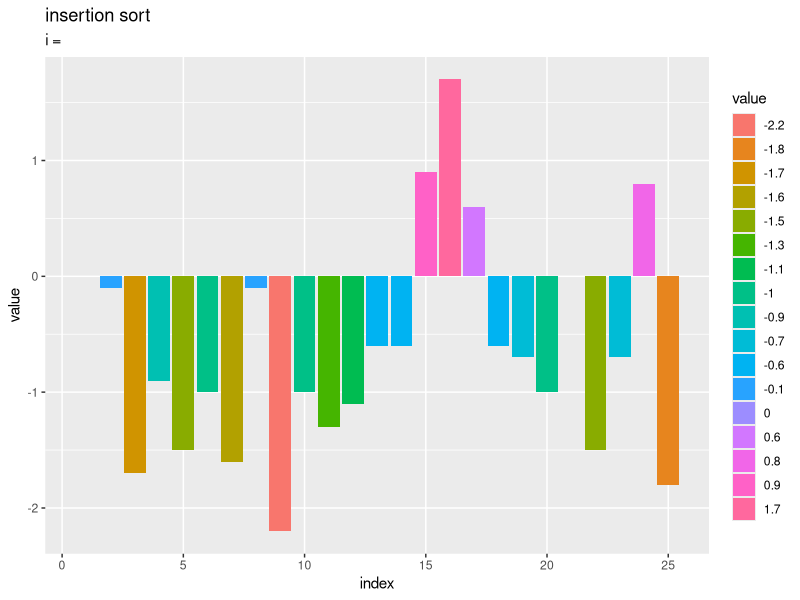

Write R code to recreate this figure. (Note: this script raises an error after producing the figure.)

# 12.3 挿入ソート --------------------------------------------------------------

# 利用パッケージ
library(tidyverse)
library(gganimate)

# チェック用
library(ggplot2)


# 実装 ----------------------------------------------------------------------

# 挿入ソートの実装
insertion_sort <- function(vec) {
  
  # 要素数を取得
  N <- length(vec)
  
  # 要素ごとに処理
  for(i in 2:N) { # (1番目は不要)
    
    # i番目の値を取得
    val <- vec[i]
    
    # i番目から逆順に挿入位置jを探索:(j ≤ i)
    for(j in (i-1):0) { # (i番目は不要・0番目は挿入処理との兼ね合い用)
      
      # j番目とi番目の値を大小比較
      if(j <= 0) {
        
        # 全要素を比較したらループを終了
        break
        
      } else if(vec[j] > val) {
        
        # j番目の値を1つ後に移動
        vec[j+1] <- vec[j]
        
      } else {
        
        # i番目の値以下ならループを終了
        break
      }
    }
    
    # i番目の値をj番目に挿入
    vec[j+1] <- val
  }
  
  # 数列を出力
  return(vec)
}


# 要素数を指定
N <- 25

# 数列を生成
a <- sample(x = 1:(2*N), size = N, replace = TRUE)
a <- rnorm(n = N, mean = 0, sd = 1) |> 
  round(digits = 1)
a; table(a)

# ソート
insertion_sort(a)
sum(!(insertion_sort(a) == sort(a)))


# 可視化 ---------------------------------------------------------------------

# 数列を指定
#a <- c(4, 1, 3, 5, 2)

# 要素数を取得
N <- length(a)

# 数列を格納
tmp_df <- tibble::tibble(
  iteration = 0,   # 試行回数
  id        = 1:N, # 元のインデックス
  index     = 1:N, # 各試行のインデックス
  value     = a    # 要素
)

# 数列を作図
ggplot() + 
  geom_bar(data = tmp_df, 
           mapping = aes(x = index, y = value, fill = factor(value)), stat = "identity") + 
  theme(panel.grid.minor.x = element_blank()) + 
  labs(title = "insertion sort", 
       subtitle = paste0("i = ", unique(tmp_df[["i"]])), 
       fill = "value", 
       x = "index", y = "value")


# 作図用のオブジェクトを初期化
id_vec   <- 1:N
trace_df <- tmp_df

# 挿入ソート
for(i in 1:N) {
  if(i > 1) { # (初回は不要)
    
    # i番目の値を取得
    v <- a[i]
    
    # i番目から逆順に挿入位置jを探索:(j ≤ i)
    for(j in (i-1):0) { # (i番目は不要・0番目は挿入処理との兼ね合い用)
      
      # j番目とi番目の値を大小比較
      if(j <= 0) {
        
        # 全要素を比較したらループを終了
        break
        
      } else if(a[j] > v) {
        
        # j番目の値を1つ後に移動
        a[j+1] <- a[j]
        id_vec[1:N] <- replace(x = id_vec, list = j+1, values = id_vec[j])
        
      } else {
        
        # i番目の値以下ならループを終了
        break
      }
    }
    
    # i番目の値をj番目に挿入
    a[j+1] <- v
    id_vec[1:N] <- replace(x = id_vec, list = j+1, values = i)
  }
  
  # 数列を格納
  tmp_df <- tibble::tibble(
    iteration = i, 
    id        = id_vec, 
    index     = 1:N, 
    value     = a
  )
  
  # 数列を記録
  trace_df <- dplyr::bind_rows(trace_df, tmp_df)
  
  # 途中経過を表示
  print(paste0("--- iteration:", i, " ---"))
  print(a)
}


# 挿入データを作成
target_df <- trace_df |> 
  dplyr::filter(iteration == id) # i番目の要素を抽出

# 全試行の数列を作図
ggplot() + 
  geom_bar(data = trace_df, 
           mapping = aes(x = index, y = value, fill = factor(value)), stat = "identity") + # 全ての要素
  geom_bar(data = target_df,
           mapping = aes(x = id, y = value), stat = "identity",
           color = "red", alpha = 0, linewidth = 0.6, linetype = "dashed") + # 挿入前のi番目の要素
  geom_bar(data = insert_df,
           mapping = aes(x = index, y = value), stat = "identity",
           color = "red", alpha = 0, linewidth = 0.6, linetype = "dotted") + # 挿入後のi番目の要素
  geom_segment(data = target_df, 
               mapping = aes(x = id, y = value, xend = -Inf, yend = value, color = factor(value)), 
               linewidth = 0.6, linetype = "dashed", show.legend = FALSE) + # 挿入データまでの上限値
  facet_wrap(iteration ~ ., scales = "free_x", labeller = label_both) + # 試行ごとに分割
  theme(panel.grid.minor.x = element_blank()) + 
  labs(title = "insertion sort", 
       fill = "value", 
       x = "index", y = "value")


# 挿入データを作成
target_df <- trace_df |> 
    dplyr::filter((iteration + 1) == index) # i番目の要素を抽出

# 重複ラベルを作成
dup_label_df <- trace_df |> 
  dplyr::arrange(iteration, id) |> # IDの割当用
  dplyr::group_by(iteration, value) |> # IDの割当用
  dplyr::mutate(
    dup_id    = dplyr::row_number(id), # 重複IDを割り当て
    dup_num   = max(dup_id), # 重複の判定用
    dup_label = dplyr::if_else(
      condition = dup_num > 1, 
      true = paste0("(", dup_id, ")"), 
      false = ""
    ) # 重複要素のみラベルを作成
  ) |> 
  dplyr::ungroup() |> 
  dplyr::arrange(iteration, index)

# ソートのアニメーションを作図
graph <- ggplot() + 
  geom_bar(data = trace_df, 
           mapping = aes(x = index, y = value, fill = factor(value), group = factor(id)), stat = "identity") + # 全要素
  geom_bar(data = target_df,
           mapping = aes(x = index, y = value, group = factor(id)), stat = "identity",
           color = "red", alpha = 0, linewidth = 1, linetype = "dashed") + # 挿入データ
  geom_segment(data = target_df,
               mapping = aes(x = index, y = value, xend = -2, yend = value,
                             color = factor(value), group = factor(id)),
               linewidth = 1, linetype = "dashed", show.legend = FALSE) + # 挿入データまでの上限値
  geom_text(data = trace_df, 
            mapping = aes(x = index, y = 0, label = as.character(value), group = factor(id)), 
            vjust = -0.5, size = 5) + # 要素ラベル
  geom_text(data = dup_label_df, 
            mapping = aes(x = index, y = 0, label = dup_label, group = factor(id)), 
            vjust = 1, size = 4) + # 重複ラベル
  gganimate::transition_states(states = iteration, transition_length = 9, state_length = 1, wrap = FALSE) + # フレーム遷移
  gganimate::ease_aes("cubic-in-out") + # 遷移の緩急
  coord_cartesian(xlim = c(0, N+1)) + # (上限値の線用)
  theme(panel.grid.minor.x = element_blank(), 
        legend.position = "none") + 
  labs(title = "insertion sort", 
       subtitle = "iteration : {next_state}", 
       fill = "value", 
       x = "index", y = "value")

# 1試行当たりのフレーム数を指定
s <- 20

# gif画像を作成
gganimate::animate(
  plot = graph, 
  nframes = (N+1 + 2)*s, start_pause = s, end_pause = s, fps = 20, 
  width = 800, height = 600, 
  renderer = gganimate::gifski_renderer()
)
